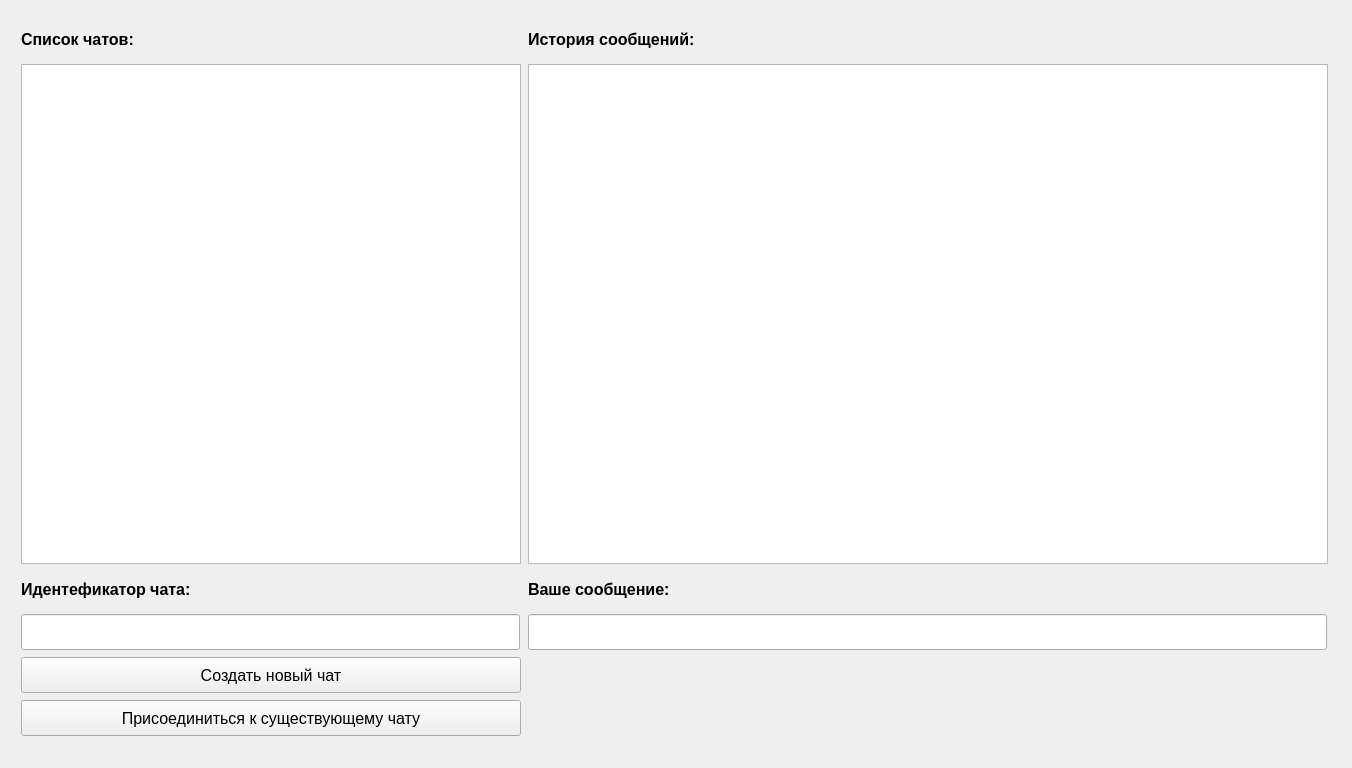
<?xml version="1.0" encoding="UTF-8"?>
<ui version="4.0">
 <class>MainWindow</class>
 <widget class="QMainWindow" name="MainWindow">
  <property name="geometry">
   <rect>
    <x>0</x>
    <y>0</y>
    <width>1352</width>
    <height>768</height>
   </rect>
  </property>
  <property name="windowTitle">
   <string>MainWindow</string>
  </property>
  <widget class="QWidget" name="centralwidget">
   <widget class="QWidget" name="layoutWidget">
    <property name="geometry">
     <rect>
      <x>20</x>
      <y>20</y>
      <width>1309</width>
      <height>717</height>
     </rect>
    </property>
    <layout class="QGridLayout" name="Form">
     <item row="1" column="0">
      <widget class="QListWidget" name="Chatlist">
       <property name="minimumSize">
        <size>
         <width>500</width>
         <height>500</height>
        </size>
       </property>
       <property name="maximumSize">
        <size>
         <width>500</width>
         <height>500</height>
        </size>
       </property>
       <property name="font">
        <font>
         <pointsize>12</pointsize>
        </font>
       </property>
      </widget>
     </item>
     <item row="0" column="0">
      <widget class="QLabel" name="Label_Chatlist">
       <property name="minimumSize">
        <size>
         <width>0</width>
         <height>36</height>
        </size>
       </property>
       <property name="maximumSize">
        <size>
         <width>16777215</width>
         <height>36</height>
        </size>
       </property>
       <property name="font">
        <font>
         <pointsize>12</pointsize>
         <bold>true</bold>
        </font>
       </property>
       <property name="text">
        <string>Список чатов:</string>
       </property>
      </widget>
     </item>
     <item row="1" column="1">
      <widget class="QTextBrowser" name="History">
       <property name="minimumSize">
        <size>
         <width>800</width>
         <height>500</height>
        </size>
       </property>
       <property name="maximumSize">
        <size>
         <width>800</width>
         <height>500</height>
        </size>
       </property>
       <property name="font">
        <font>
         <pointsize>12</pointsize>
        </font>
       </property>
      </widget>
     </item>
     <item row="5" column="0">
      <widget class="QPushButton" name="Join">
       <property name="minimumSize">
        <size>
         <width>0</width>
         <height>36</height>
        </size>
       </property>
       <property name="maximumSize">
        <size>
         <width>16777215</width>
         <height>36</height>
        </size>
       </property>
       <property name="font">
        <font>
         <pointsize>12</pointsize>
        </font>
       </property>
       <property name="text">
        <string>Присоединиться к существующему чату</string>
       </property>
      </widget>
     </item>
     <item row="0" column="1">
      <widget class="QLabel" name="Label_History">
       <property name="minimumSize">
        <size>
         <width>0</width>
         <height>36</height>
        </size>
       </property>
       <property name="maximumSize">
        <size>
         <width>16777215</width>
         <height>36</height>
        </size>
       </property>
       <property name="font">
        <font>
         <pointsize>12</pointsize>
         <bold>true</bold>
        </font>
       </property>
       <property name="text">
        <string>История сообщений:</string>
       </property>
      </widget>
     </item>
     <item row="4" column="0">
      <widget class="QPushButton" name="Create">
       <property name="minimumSize">
        <size>
         <width>0</width>
         <height>36</height>
        </size>
       </property>
       <property name="maximumSize">
        <size>
         <width>16777215</width>
         <height>36</height>
        </size>
       </property>
       <property name="font">
        <font>
         <pointsize>12</pointsize>
        </font>
       </property>
       <property name="text">
        <string>Создать новый чат</string>
       </property>
      </widget>
     </item>
     <item row="2" column="0">
      <widget class="QLabel" name="Label_Identificator">
       <property name="minimumSize">
        <size>
         <width>0</width>
         <height>36</height>
        </size>
       </property>
       <property name="maximumSize">
        <size>
         <width>16777215</width>
         <height>36</height>
        </size>
       </property>
       <property name="font">
        <font>
         <pointsize>12</pointsize>
         <bold>true</bold>
        </font>
       </property>
       <property name="text">
        <string>Идентефикатор чата:</string>
       </property>
      </widget>
     </item>
     <item row="3" column="0">
      <widget class="QLineEdit" name="Identificator">
       <property name="minimumSize">
        <size>
         <width>499</width>
         <height>36</height>
        </size>
       </property>
       <property name="maximumSize">
        <size>
         <width>499</width>
         <height>36</height>
        </size>
       </property>
       <property name="font">
        <font>
         <pointsize>12</pointsize>
        </font>
       </property>
      </widget>
     </item>
     <item row="2" column="1">
      <widget class="QLabel" name="Label_Message">
       <property name="minimumSize">
        <size>
         <width>0</width>
         <height>36</height>
        </size>
       </property>
       <property name="maximumSize">
        <size>
         <width>16777215</width>
         <height>36</height>
        </size>
       </property>
       <property name="font">
        <font>
         <pointsize>12</pointsize>
         <bold>true</bold>
        </font>
       </property>
       <property name="text">
        <string>Ваше сообщение:</string>
       </property>
      </widget>
     </item>
     <item row="3" column="1">
      <widget class="QLineEdit" name="Message">
       <property name="minimumSize">
        <size>
         <width>799</width>
         <height>36</height>
        </size>
       </property>
       <property name="maximumSize">
        <size>
         <width>799</width>
         <height>36</height>
        </size>
       </property>
       <property name="font">
        <font>
         <pointsize>12</pointsize>
        </font>
       </property>
      </widget>
     </item>
     <item row="4" column="1" rowspan="2" alignment="Qt::AlignHCenter|Qt::AlignTop">
      <widget class="QLabel" name="Error">
       <property name="font">
        <font>
         <pointsize>12</pointsize>
        </font>
       </property>
       <property name="text">
        <string/>
       </property>
       <property name="wordWrap">
        <bool>true</bool>
       </property>
      </widget>
     </item>
    </layout>
   </widget>
  </widget>
 </widget>
 <resources/>
 <connections/>
</ui>
